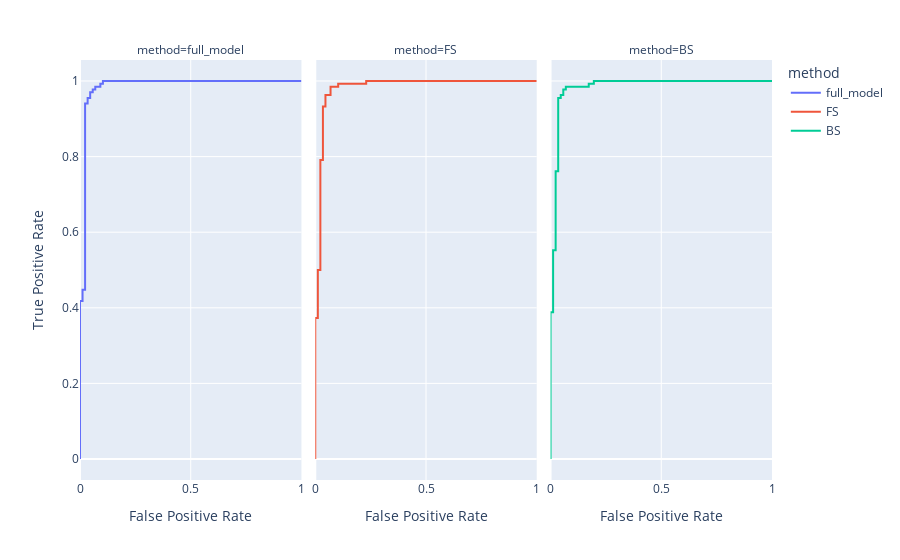

The code cell stored with this chart in its notebook:
### Code cell
# Visualize ROC curve
fig = px.line(roc_df,y='True Positive Rate',x='False Positive Rate',facet_col='method',color='method')
fig

### Figure 1 — Plotly figure (JSON) as saved in the notebook; plotly's stock layout.template omitted (floating-point values rounded to 4 significant figures)
{"data": [{"hovertemplate": "method=full_model<br>False Positive Rate=%{x}<br>True Positive Rate=%{y}<extra></extra>", "legendgroup": "full_model", "line": {"color": "#636efa", "dash": "solid"}, "marker": {"symbol": "circle"}, "mode": "lines", "name": "full_model", "orientation": "v", "showlegend": true, "type": "scatter", "x": [0, 0, 0, 0.01149, 0.01149, 0.02299, 0.02299, 0.03448, 0.03448, 0.04598, 0.04598, 0.05747, 0.05747, 0.06897, 0.06897, 0.09195, 0.09195, 0.1034, 0.1034, 1], "xaxis": "x", "y": [0, 0.007463, 0.4179, 0.4179, 0.4478, 0.4478, 0.9403, 0.9403, 0.9552, 0.9552, 0.9701, 0.9701, 0.9776, 0.9776, 0.9851, 0.9851, 0.9925, 0.9925, 1, 1], "yaxis": "y"}, {"hovertemplate": "method=FS<br>False Positive Rate=%{x}<br>True Positive Rate=%{y}<extra></extra>", "legendgroup": "FS", "line": {"color": "#EF553B", "dash": "solid"}, "marker": {"symbol": "circle"}, "mode": "lines", "name": "FS", "orientation": "v", "showlegend": true, "type": "scatter", "x": [0, 0, 0, 0.01149, 0.01149, 0.02299, 0.02299, 0.03448, 0.03448, 0.04598, 0.04598, 0.06897, 0.06897, 0.1034, 0.1034, 0.2299, 0.2299, 1], "xaxis": "x2", "y": [0, 0.007463, 0.3731, 0.3731, 0.5, 0.5, 0.791, 0.791, 0.9328, 0.9328, 0.9627, 0.9627, 0.9851, 0.9851, 0.9925, 0.9925, 1, 1], "yaxis": "y2"}, {"hovertemplate": "method=BS<br>False Positive Rate=%{x}<br>True Positive Rate=%{y}<extra></extra>", "legendgroup": "BS", "line": {"color": "#00cc96", "dash": "solid"}, "marker": {"symbol": "circle"}, "mode": "lines", "name": "BS", "orientation": "v", "showlegend": true, "type": "scatter", "x": [0, 0, 0, 0.01149, 0.01149, 0.02299, 0.02299, 0.03448, 0.03448, 0.04598, 0.04598, 0.05747, 0.05747, 0.06897, 0.06897, 0.1724, 0.1724, 0.1954, 0.1954, 1], "xaxis": "x3", "y": [0, 0.007463, 0.3881, 0.3881, 0.5522, 0.5522, 0.7612, 0.7612, 0.9552, 0.9552, 0.9627, 0.9627, 0.9776, 0.9776, 0.9851, 0.9851, 0.9925, 0.9925, 1, 1], "yaxis": "y3"}], "layout": {"annotations": [{"font": {}, "showarrow": false, "text": "method=full_model", "x": 0.16, "xanchor": "center", "xref": "paper", "y": 1, "yanchor": "bottom", "yref": "paper"}, {"font": {}, "showarrow": false, "text": "method=FS", "x": 0.5, "xanchor": "center", "xref": "paper", "y": 1, "yanchor": "bottom", "yref": "paper"}, {"font": {}, "showarrow": false, "text": "method=BS", "x": 0.84, "xanchor": "center", "xref": "paper", "y": 1, "yanchor": "bottom", "yref": "paper"}], "legend": {"title": {"text": "method"}, "tracegroupgap": 0}, "margin": {"t": 60}, "xaxis": {"anchor": "y", "domain": [0, 0.32], "title": {"text": "False Positive Rate"}}, "xaxis2": {"anchor": "y2", "domain": [0.34, 0.66], "matches": "x", "title": {"text": "False Positive Rate"}}, "xaxis3": {"anchor": "y3", "domain": [0.68, 1.0], "matches": "x", "title": {"text": "False Positive Rate"}}, "yaxis": {"anchor": "x", "domain": [0, 1], "title": {"text": "True Positive Rate"}}, "yaxis2": {"anchor": "x2", "domain": [0, 1], "matches": "y", "showticklabels": false}, "yaxis3": {"anchor": "x3", "domain": [0, 1], "matches": "y", "showticklabels": false}}}
